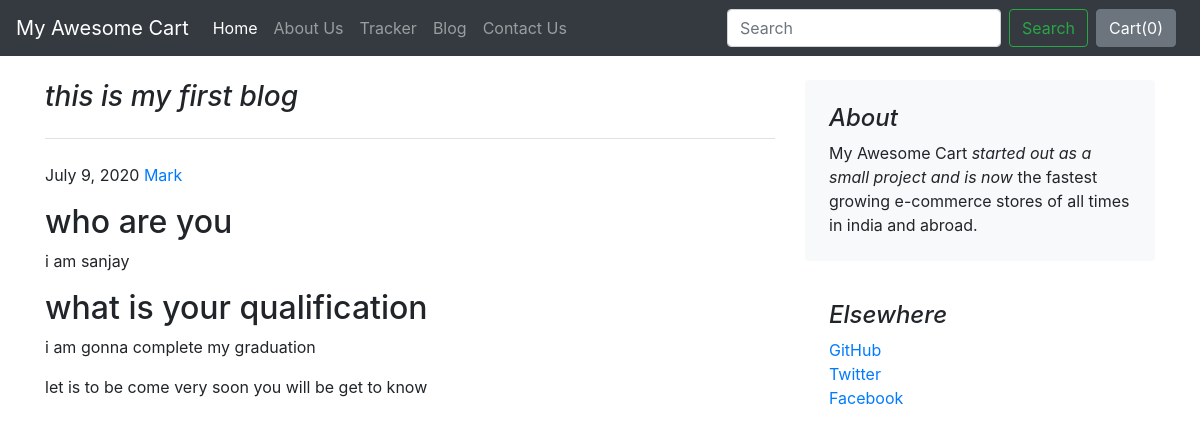
The page /blog/blogpost/1 on the database its author committed.
### blog/models.py (models this page shows, shortened)
class Blogpost(models.Model):
    post_id = models.AutoField(primary_key=True)
    title = models.CharField(max_length=100,default="")
    head0 = models.CharField(max_length=500,default="")
    chead0 = models.CharField(max_length=5000,default="")
    head1 = models.CharField(max_length=100,default="")
    chead1 = models.CharField(max_length=5000,default="")
    head2 = models.CharField(max_length=100,default="")
    chead2 = models.CharField(max_length=5000,default="")
    pub_date = models.DateField()
    thumbnail = models.ImageField(upload_to='blog/images',default="")

### blog/views.py (the view)
# urls.py: path("blogpost/<int:id>", views.blogpost, name="blogpost"),
def blogpost(request, id):
    post = Blogpost.objects.filter(post_id = id)
    return render(request, 'blog/blogpost.html',{'post':post[0]})

### blog/templates/blog/blogpost.html (shortened to what this page needs)
{% extends 'blog/basic.html' %}
{% block body %}
<div class="container">
    <div class="row mt-4">
        <div class="col-md-8 blog-main">
            <h3 class="pb-4 mb-4 font-italic border-bottom">
               <span>{{post.title}}</span>
            </h3>
            <div class="blog-post">
                <p class="blog-post-meta">{{post.pub_date}}<a href="#">  Mark</a></p>
                <h2 class="blog-post-title">{{post.head0}}</h2>
                <p>{{post.chead0}}</p>
                <h2>{{post.head1}}</h2>
                <p>{{post.chead1}}</p>
                <p>{{post.chead2}}</p>
            </div>
        </div>
        <aside class="col-md-4 blog-sidebar">
            <div class="p-4 mb-3 bg-light rounded">
                <h4 class="font-italic">About</h4>
                <p class="mb-0">My Awesome Cart <em>started out as a small project and is now</em> the fastest growing e-commerce stores of all times in india and abroad.</p>
            </div>
            <div class="p-4">
                <h4 class="font-italic">Elsewhere</h4>
                <ol class="list-unstyled">
                    <li><a href="#">GitHub</a></li>
                    <li><a href="#">Twitter</a></li>
                    <li><a href="#">Facebook</a></li>
                </ol>
            </div>
        </aside>
    </div>
</div>
{% endblock %}

### rows shown on the page
Blogpost: title "this is my first blog", pub_date "July 9, 2020", head0 "who are you", chead0 "i am sanjay", head1 "what is your qualification", chead1 "i am gonna complete my graduation", chead2 "let is to be come very soon you will be get to know"
